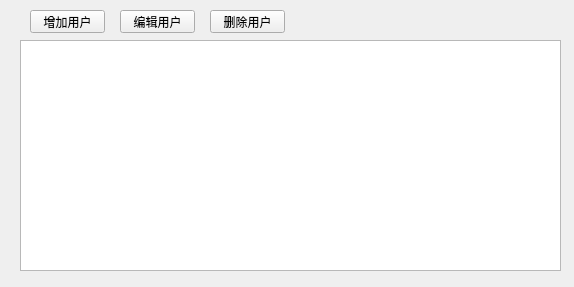
<?xml version="1.0" encoding="UTF-8"?>
<ui version="4.0">
 <class>QUserManager</class>
 <widget class="QWidget" name="QUserManager">
  <property name="geometry">
   <rect>
    <x>0</x>
    <y>0</y>
    <width>574</width>
    <height>287</height>
   </rect>
  </property>
  <property name="windowTitle">
   <string>QUserManager</string>
  </property>
  <widget class="QTableView" name="tableView">
   <property name="geometry">
    <rect>
     <x>20</x>
     <y>40</y>
     <width>541</width>
     <height>231</height>
    </rect>
   </property>
  </widget>
  <widget class="QPushButton" name="pushButton">
   <property name="geometry">
    <rect>
     <x>30</x>
     <y>10</y>
     <width>75</width>
     <height>23</height>
    </rect>
   </property>
   <property name="text">
    <string>增加用户</string>
   </property>
  </widget>
  <widget class="QPushButton" name="pushButton_2">
   <property name="geometry">
    <rect>
     <x>120</x>
     <y>10</y>
     <width>75</width>
     <height>23</height>
    </rect>
   </property>
   <property name="text">
    <string>编辑用户</string>
   </property>
  </widget>
  <widget class="QPushButton" name="pushButton_3">
   <property name="geometry">
    <rect>
     <x>210</x>
     <y>10</y>
     <width>75</width>
     <height>23</height>
    </rect>
   </property>
   <property name="text">
    <string>删除用户</string>
   </property>
  </widget>
 </widget>
 <layoutdefault spacing="6" margin="11"/>
 <resources/>
 <connections/>
</ui>
